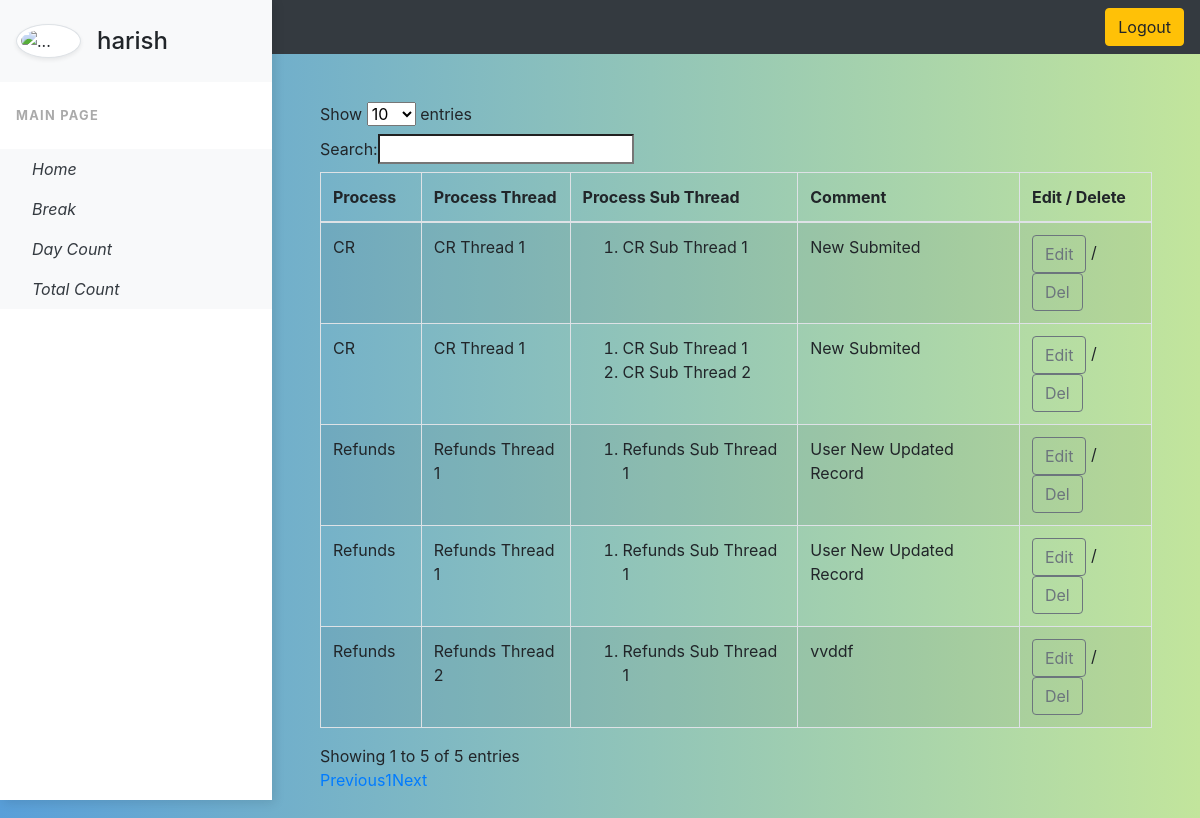
The app's page /count/ (signed in) with its own data.
### PRDApp/models.py (models this page shows, shortened)
class UserProfile(models.Model):
    user = models.ForeignKey(User, related_name='tracks', on_delete=models.CASCADE)
    comment = models.CharField(max_length=200, null=True)
    date_created = models.DateTimeField(auto_now_add=True)
    user_process = models.ForeignKey(Process, on_delete=models.CASCADE)
    user_process_thread =  models.ForeignKey(Process_Thread, on_delete=models.CASCADE)
    user_process_sub_thread = models.ManyToManyField(Process_Sub_Thread)

class Process(models.Model):
    process_name = models.CharField(max_length=50, null=False)

class Process_Thread(models.Model):
    process_thread_name = models.CharField(max_length=100, null=False)
    process = models.ForeignKey(Process, on_delete=models.CASCADE)

class Process_Sub_Thread(models.Model):
    process_sub_thread_name = models.CharField(max_length=100, null=False)
    process_thread = models.ForeignKey(Process_Thread, on_delete=models.CASCADE)

### PRDApp/views.py (the view)
# urls.py: path('count/', count_view, name='count'),
def count_view(request):
    if request.method == 'GET':
        user_data = UserProfile.objects.filter(user=4)
        context = {'user_data': user_data}
        return render(request, 'count_page.html', context)

### template/count_page.html (shortened to what this page needs)
{% extends 'base.html' %}
{% load static %}
{%block head%}
{%include 'base.html'%}
<link rel="stylesheet" href="https://cdn.datatables.net/1.10.22/css/dataTables.bootstrap.min.css">
{%endblock%}
{%block content%}
<div class="page-content p-5" id="content">
    <table id="example" class="table table-striped table-bordered" style="width:100%">
        <thead>
            <tr>
                <th>Process</th>
                <th>Process Thread</th>
                <th>Process Sub Thread</th>
                <th>Comment</th>
                <th>Edit / Delete</th>
            </tr>
        </thead>
        <tbody>
            {% for data in user_data %}
                <tr>
                    <td>{{data.user_process.process_name}}</td>
                    <td>{{data.user_process_thread.process_thread_name}}</td>
                    <td>
                        <ol>
                            {% for a in data.user_process_sub_thread.all %}
                            <li>{{a.process_sub_thread_name}}</li>
                            {% endfor %}
                        </ol>
                    </td>
                    <td>{{data.comment}}</td>
                    <td>
                        <button id='edit{{data.id}}' class="btn btn-outline-secondary add-btn update-cart"> Edit </button> /
                        <button id='del{{data.id}}' class="btn btn-outline-secondary add-btn update-cart"> Del </button>
                    </td>
                </tr>
            {% endfor %}
        </tbody>
    </table>
</div>
{%endblock%}

### template/base.html (shortened to what this page needs)
<!DOCTYPE html>
{%load static%}
<html>
<head>
    {%block head%}
    {%endblock%}
    <link rel="stylesheet" href="https://cdn.jsdelivr.net/npm/bootstrap@4.5.3/dist/css/bootstrap.min.css">
    <link href="{%static '/css/home.css' %}" rel="stylesheet" id="bootstrap-css">
</head>
<body>
{%block content%}
<nav class="navbar navbar-expand-lg navbar-dark bg-dark">
  <div class="collapse navbar-collapse" id="navbarSupportedContent">
    <div class='form-inline my-2 my-lg-0'>
        <a href="{% url 'logout'%}" class="btn btn-warning">Logout</a>
    </div>
  </div>
</nav>
<div class="vertical-nav bg-white" id="sidebar">
  <div class="py-4 px-3 mb-4 bg-light">
    <div class="media d-flex align-items-center"><img src="{%static 'Images/DP.jpg'%}" alt="..." width="65" class="mr-3 rounded-circle img-thumbnail shadow-sm">
      <div class="media-body">
        <h4 class="m-0">{{request.user}}</h4>
      </div>
    </div>
  </div>
  <p class="text-gray font-weight-bold text-uppercase px-3 small pb-4 mb-0">Main Page</p>
  <ul class="nav flex-column bg-white mb-0">
    <li class="nav-item">
      <a href="{% url 'home' %}" class="nav-link text-dark font-italic bg-light">
                Home
            </a>
    </li>
    <li class="nav-item">
      <a href="{% url 'break' %}" class="nav-link text-dark font-italic bg-light">
                Break
            </a>
    </li>
    <li class="nav-item">
      <a href="{% url 'count' %}" class="nav-link text-dark font-italic bg-light">
                Day Count
       </a>
    </li>
    <li class="nav-item">
      <a href="{% url 'total' %}" class="nav-link text-dark font-italic bg-light">
                Total Count
      </a>
    </li>
  </ul>
</div>
{%endblock content%}
</body>
</html>

### static/css/home.css (style rules this page uses)
.vertical-nav { min-width: 17rem; width: 17rem; height: 100vh; position: fixed; top: 0; left: 0; box-shadow: 3px 3px 10px rgba(0, 0, 0, 0.1); transition: all 0.4s; }
.page-content { width: calc(100% - 17rem); margin-left: 17rem; transition: all 0.4s; }
body { background: #599fd9; background: -webkit-linear-gradient(to right, #599fd9, #c2e59c); background: linear-gradient(to right, #599fd9, #c2e59c); min-height: 100vh; overflow-x: hidden; }
.text-uppercase { letter-spacing: 0.1em; }
.text-gray { color: #aaa; }

### records on screen
UserProfile: user_process.process_name "Refunds", user_process_thread.process_thread_name "Refunds Thread 1", comment "User New Updated Record"
Process_Sub_Thread: process_sub_thread_name "Refunds Sub Thread 1"
UserProfile: user_process.process_name "Refunds", user_process_thread.process_thread_name "Refunds Thread 1", comment "User New Updated Record"
UserProfile: user_process.process_name "CR", user_process_thread.process_thread_name "CR Thread 1", comment "New Submited"
Process_Sub_Thread: process_sub_thread_name "CR Sub Thread 1"
UserProfile: user_process.process_name "CR", user_process_thread.process_thread_name "CR Thread 1", comment "New Submited"
Process_Sub_Thread: process_sub_thread_name "CR Sub Thread 2"
UserProfile: user_process.process_name "Refunds", user_process_thread.process_thread_name "Refunds Thread 2", comment "vvddf"

### other values on screen
{{ request.user }} "harish"
